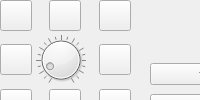
  <widget class="QDockWidget" name="stageDockWidget">
   <property name="windowTitle">
    <string>Stage</string>
   </property>
   <attribute name="dockWidgetArea">
    <number>1</number>
   </attribute>
   <widget class="QWidget" name="stageWidget">
    <widget class="QWidget" name="layoutWidget">
     <property name="geometry">
      <rect>
       <x>0</x>
       <y>0</y>
       <width>131</width>
       <height>152</height>
      </rect>
     </property>
     <layout class="QGridLayout" name="gridLayout_4">
      <property name="margin">
       <number>0</number>
      </property>
      <property name="spacing">
       <number>4</number>
      </property>
      <item row="0" column="0">
       <widget class="QToolButton" name="stageUpLeftToolButton">
        <property name="icon">
         <iconset resource="TrackerIcons.qrc">
          <normaloff>:/tracker/icons/misc/arrow-blue-rounded-upleft_32.png</normaloff>:/tracker/icons/misc/arrow-blue-rounded-upleft_32.png</iconset>
        </property>
        <property name="iconSize">
         <size>
          <width>24</width>
          <height>24</height>
         </size>
        </property>
        <property name="autoRepeat">
         <bool>true</bool>
        </property>
       </widget>
      </item>
      <item row="0" column="1">
       <layout class="QHBoxLayout" name="horizontalLayout_2">
        <item>
         <widget class="QToolButton" name="stageUpToolButton">
          <property name="icon">
           <iconset resource="TrackerIcons.qrc">
            <normaloff>:/tracker/icons/misc/arrow-blue-rounded-up_32.png</normaloff>:/tracker/icons/misc/arrow-blue-rounded-up_32.png</iconset>
          </property>
          <property name="iconSize">
           <size>
            <width>24</width>
            <height>24</height>
           </size>
          </property>
          <property name="autoRepeat">
           <bool>true</bool>
          </property>
         </widget>
        </item>
       </layout>
      </item>
      <item row="0" column="2">
       <widget class="QToolButton" name="stageUpRightToolButton">
        <property name="icon">
         <iconset resource="TrackerIcons.qrc">
          <normaloff>:/tracker/icons/misc/arrow-blue-rounded-upright_32.png</normaloff>:/tracker/icons/misc/arrow-blue-rounded-upright_32.png</iconset>
        </property>
        <property name="iconSize">
         <size>
          <width>24</width>
          <height>24</height>
         </size>
        </property>
        <property name="autoRepeat">
         <bool>true</bool>
        </property>
       </widget>
      </item>
      <item row="1" column="0">
       <widget class="QToolButton" name="stageLeftToolButton">
        <property name="icon">
         <iconset resource="TrackerIcons.qrc">
          <normaloff>:/tracker/icons/misc/arrow-blue-rounded-left_32.png</normaloff>:/tracker/icons/misc/arrow-blue-rounded-left_32.png</iconset>
        </property>
        <property name="iconSize">
         <size>
          <width>24</width>
          <height>24</height>
         </size>
        </property>
        <property name="autoRepeat">
         <bool>true</bool>
        </property>
       </widget>
      </item>
      <item row="1" column="1">
       <widget class="QDial" name="stageStepDial">
        <property name="sizePolicy">
         <sizepolicy hsizetype="Fixed" vsizetype="Fixed">
          <horstretch>0</horstretch>
          <verstretch>0</verstretch>
         </sizepolicy>
        </property>
        <property name="maximumSize">
         <size>
          <width>50</width>
          <height>50</height>
         </size>
        </property>
        <property name="toolTip">
         <string>Stage step size (logarithmic scale)</string>
        </property>
        <property name="maximum">
         <number>100</number>
        </property>
        <property name="value">
         <number>10</number>
        </property>
        <property name="notchTarget">
         <double>5.000000000000000</double>
        </property>
        <property name="notchesVisible">
         <bool>true</bool>
        </property>
       </widget>
      </item>
      <item row="1" column="2">
       <widget class="QToolButton" name="stageRightToolButton">
        <property name="icon">
         <iconset resource="TrackerIcons.qrc">
          <normaloff>:/tracker/icons/misc/arrow-blue-rounded-right_32.png</normaloff>:/tracker/icons/misc/arrow-blue-rounded-right_32.png</iconset>
        </property>
        <property name="iconSize">
         <size>
          <width>24</width>
          <height>24</height>
         </size>
        </property>
        <property name="autoRepeat">
         <bool>true</bool>
        </property>
       </widget>
      </item>
      <item row="1" column="3">
       <spacer name="horizontalSpacer">
        <property name="orientation">
         <enum>Qt::Horizontal</enum>
        </property>
        <property name="sizeHint" stdset="0">
         <size>
          <width>40</width>
          <height>20</height>
         </size>
        </property>
       </spacer>
      </item>
      <item row="2" column="0">
       <widget class="QToolButton" name="stageDownLeftToolButton">
        <property name="icon">
         <iconset resource="TrackerIcons.qrc">
          <normaloff>:/tracker/icons/misc/arrow-blue-rounded-downleft_32.png</normaloff>:/tracker/icons/misc/arrow-blue-rounded-downleft_32.png</iconset>
        </property>
        <property name="iconSize">
         <size>
          <width>24</width>
          <height>24</height>
         </size>
        </property>
        <property name="autoRepeat">
         <bool>true</bool>
        </property>
       </widget>
      </item>
      <item row="2" column="1">
       <layout class="QHBoxLayout" name="horizontalLayout">
        <item>
         <widget class="QToolButton" name="stageDownToolButton">
          <property name="icon">
           <iconset resource="TrackerIcons.qrc">
            <normaloff>:/tracker/icons/misc/arrow-blue-rounded-down_32.png</normaloff>:/tracker/icons/misc/arrow-blue-rounded-down_32.png</iconset>
          </property>
          <property name="iconSize">
           <size>
            <width>24</width>
            <height>24</height>
           </size>
          </property>
          <property name="autoRepeat">
           <bool>true</bool>
          </property>
         </widget>
        </item>
       </layout>
      </item>
      <item row="2" column="2">
       <widget class="QToolButton" name="stageDownRightToolButton">
        <property name="icon">
         <iconset resource="TrackerIcons.qrc">
          <normaloff>:/tracker/icons/misc/arrow-blue-rounded-downright_32.png</normaloff>:/tracker/icons/misc/arrow-blue-rounded-downright_32.png</iconset>
        </property>
        <property name="iconSize">
         <size>
          <width>24</width>
          <height>24</height>
         </size>
        </property>
        <property name="autoRepeat">
         <bool>true</bool>
        </property>
       </widget>
      </item>
      <item row="3" column="0">
       <widget class="QLabel" name="label_7">
        <property name="text">
         <string>Step:</string>
        </property>
       </widget>
      </item>
      <item row="3" column="1">
       <widget class="QSpinBox" name="stageStepBox">
        <property name="toolTip">
         <string>Stage step size</string>
        </property>
        <property name="minimum">
         <number>1</number>
        </property>
        <property name="maximum">
         <number>10000</number>
        </property>
       </widget>
      </item>
      <item row="4" column="1">
       <spacer name="stageVS_1">
        <property name="orientation">
         <enum>Qt::Vertical</enum>
        </property>
        <property name="sizeHint" stdset="0">
         <size>
          <width>20</width>
          <height>40</height>
         </size>
        </property>
       </spacer>
      </item>
     </layout>
    </widget>
    <widget class="QWidget" name="layoutWidget">
     <property name="geometry">
      <rect>
       <x>0</x>
       <y>170</y>
       <width>98</width>
       <height>301</height>
      </rect>
     </property>
     <layout class="QGridLayout" name="gridLayout_3">
      <item row="0" column="0">
       <widget class="QLabel" name="label_26">
        <property name="text">
         <string>X-Position</string>
        </property>
       </widget>
      </item>
      <item row="1" column="0">
       <widget class="QLCDNumber" name="lcdNumberXposition">
        <property name="smallDecimalPoint">
         <bool>true</bool>
        </property>
        <property name="digitCount">
         <number>6</number>
        </property>
       </widget>
      </item>
      <item row="2" column="0">
       <widget class="QLabel" name="label_27">
        <property name="text">
         <string>Y-Position</string>
        </property>
       </widget>
      </item>
      <item row="3" column="0">
       <widget class="QLCDNumber" name="lcdNumberYposition">
        <property name="smallDecimalPoint">
         <bool>true</bool>
        </property>
        <property name="digitCount">
         <number>6</number>
        </property>
       </widget>
      </item>
      <item row="4" column="0">
       <widget class="QLabel" name="label_28">
        <property name="text">
         <string>Z-Position</string>
        </property>
       </widget>
      </item>
      <item row="5" column="0">
       <widget class="QLCDNumber" name="lcdNumberZposition">
        <property name="smallDecimalPoint">
         <bool>true</bool>
        </property>
        <property name="digitCount">
         <number>6</number>
        </property>
       </widget>
      </item>
      <item row="6" column="0">
       <widget class="QLabel" name="moveInZDimensionLabel">
        <property name="text">
         <string>Move in Z dimension</string>
        </property>
       </widget>
      </item>
      <item row="7" column="0">
       <widget class="QDoubleSpinBox" name="ZmoveSpinBox">
        <property name="maximum">
         <double>100.000000000000000</double>
        </property>
        <property name="singleStep">
         <double>0.100000000000000</double>
        </property>
        <property name="value">
         <double>2.000000000000000</double>
        </property>
       </widget>
      </item>
      <item row="8" column="0">
       <widget class="QLabel" name="label_20">
        <property name="text">
         <string>in Microns</string>
        </property>
       </widget>
      </item>
      <item row="9" column="0">
       <widget class="QToolButton" name="ButtonMoveUp">
        <property name="toolTip">
         <string>Start/Stop Tracker [F9]</string>
        </property>
        <property name="icon">
         <iconset resource="TrackerIcons.qrc">
          <normaloff>:/tracker/icons/misc/up.png</normaloff>:/tracker/icons/misc/up.png</iconset>
        </property>
        <property name="iconSize">
         <size>
          <width>22</width>
          <height>22</height>
         </size>
        </property>
        <property name="shortcut">
         <string>F9</string>
        </property>
        <property name="checkable">
         <bool>true</bool>
        </property>
        <property name="arrowType">
         <enum>Qt::UpArrow</enum>
        </property>
       </widget>
      </item>
      <item row="10" column="0">
       <widget class="QToolButton" name="ButtonMoveDown">
        <property name="toolTip">
         <string>Start/Stop Tracker [F9]</string>
        </property>
        <property name="icon">
         <iconset resource="TrackerIcons.qrc">
          <normaloff>:/tracker/icons/misc/play_blue.png</normaloff>:/tracker/icons/misc/play_blue.png</iconset>
        </property>
        <property name="iconSize">
         <size>
          <width>22</width>
          <height>22</height>
         </size>
        </property>
        <property name="shortcut">
         <string>F9</string>
        </property>
        <property name="checkable">
         <bool>true</bool>
        </property>
        <property name="arrowType">
         <enum>Qt::DownArrow</enum>
        </property>
       </widget>
      </item>
     </layout>
    </widget>
    <widget class="QWidget" name="layoutWidget">
     <property name="geometry">
      <rect>
       <x>150</x>
       <y>130</y>
       <width>210</width>
       <height>195</height>
      </rect>
     </property>
     <layout class="QGridLayout" name="gridLayout_7">
      <item row="0" column="0">
       <widget class="QPushButton" name="toggleshutterButton">
        <property name="text">
         <string>Shutter</string>
        </property>
       </widget>
      </item>
      <item row="1" column="0">
       <spacer name="verticalSpacer">
        <property name="orientation">
         <enum>Qt::Vertical</enum>
        </property>
        <property name="sizeHint" stdset="0">
         <size>
          <width>20</width>
          <height>40</height>
         </size>
        </property>
       </spacer>
      </item>
      <item row="6" column="0">
       <widget class="QPushButton" name="secondCubeButton">
        <property name="text">
         <string>2</string>
        </property>
        <property name="shortcut">
         <string>2</string>
        </property>
       </widget>
      </item>
      <item row="8" column="0">
       <widget class="QPushButton" name="fourthCubeButton">
        <property name="text">
         <string>4</string>
        </property>
       </widget>
      </item>
      <item row="9" column="0">
       <widget class="QPushButton" name="fifthCubeButton">
        <property name="text">
         <string>5</string>
        </property>
       </widget>
      </item>
      <item row="2" column="0">
       <widget class="QLabel" name="label_18">
        <property name="text">
         <string>Filter cubes</string>
        </property>
       </widget>
      </item>
      <item row="3" column="0">
       <widget class="QPushButton" name="firstCubeButton">
        <property name="text">
         <string>1</string>
        </property>
        <property name="shortcut">
         <string>1</string>
        </property>
       </widget>
      </item>
      <item row="7" column="0">
       <widget class="QPushButton" name="thirdCubeButton">
        <property name="text">
         <string>3</string>
        </property>
        <property name="shortcut">
         <string>3</string>
        </property>
       </widget>
      </item>
      <item row="2" column="1">
       <widget class="QLabel" name="label_4">
        <property name="text">
         <string>Intensity</string>
        </property>
       </widget>
      </item>
      <item row="3" column="1">
       <widget class="QPushButton" name="increaseintensityButton">
        <property name="text">
         <string>+</string>
        </property>
       </widget>
      </item>
      <item row="6" column="1">
       <widget class="QPushButton" name="decreaseintensityButton">
        <property name="text">
         <string>-</string>
        </property>
       </widget>
      </item>
      <item row="8" column="1">
       <widget class="QPushButton" name="transmittedButton">
        <property name="text">
         <string>Transmitted</string>
        </property>
       </widget>
      </item>
      <item row="9" column="1">
       <widget class="QPushButton" name="incidentButton">
        <property name="text">
         <string>Incident</string>
        </property>
       </widget>
      </item>
      <item row="0" column="1">
       <widget class="QLabel" name="shutterLabel">
        <property name="frameShape">
         <enum>QFrame::Box</enum>
        </property>
        <property name="text">
         <string/>
        </property>
       </widget>
      </item>
      <item row="7" column="1">
       <widget class="QLabel" name="illuminationLabel">
        <property name="frameShape">
         <enum>QFrame::Box</enum>
        </property>
        <property name="text">
         <string/>
        </property>
       </widget>
      </item>
     </layout>
    </widget>
    <widget class="QWidget" name="layoutWidget_2">
     <property name="geometry">
      <rect>
       <x>100</x>
       <y>330</y>
       <width>98</width>
       <height>141</height>
      </rect>
     </property>
     <layout class="QGridLayout" name="gridLayout_6">
      <item row="1" column="0">
       <widget class="QDoubleSpinBox" name="ZmoveSpinBox_2">
        <property name="maximum">
         <double>100.000000000000000</double>
        </property>
        <property name="singleStep">
         <double>5.000000000000000</double>
        </property>
        <property name="value">
         <double>20.000000000000000</double>
        </property>
       </widget>
      </item>
      <item row="2" column="0">
       <widget class="QLabel" name="label_37">
        <property name="text">
         <string>in Microns</string>
        </property>
       </widget>
      </item>
      <item row="3" column="0">
       <widget class="QToolButton" name="ButtonMoveUp_2">
        <property name="toolTip">
         <string>Start/Stop Tracker [F9]</string>
        </property>
        <property name="icon">
         <iconset resource="TrackerIcons.qrc">
          <normaloff>:/tracker/icons/misc/up.png</normaloff>:/tracker/icons/misc/up.png</iconset>
        </property>
        <property name="iconSize">
         <size>
          <width>22</width>
          <height>22</height>
         </size>
        </property>
        <property name="shortcut">
         <string>F9</string>
        </property>
        <property name="checkable">
         <bool>true</bool>
        </property>
        <property name="arrowType">
         <enum>Qt::UpArrow</enum>
        </property>
       </widget>
      </item>
      <item row="4" column="0">
       <widget class="QToolButton" name="ButtonMoveDown_2">
        <property name="toolTip">
         <string>Start/Stop Tracker [F9]</string>
        </property>
        <property name="icon">
         <iconset resource="TrackerIcons.qrc">
          <normaloff>:/tracker/icons/misc/play_blue.png</normaloff>:/tracker/icons/misc/play_blue.png</iconset>
        </property>
        <property name="iconSize">
         <size>
          <width>22</width>
          <height>22</height>
         </size>
        </property>
        <property name="shortcut">
         <string>F9</string>
        </property>
        <property name="checkable">
         <bool>true</bool>
        </property>
        <property name="arrowType">
         <enum>Qt::DownArrow</enum>
        </property>
       </widget>
      </item>
      <item row="0" column="0">
       <widget class="QLabel" name="moveInZDimensionLabel_2">
        <property name="text">
         <string>Move in Z dimension</string>
        </property>
       </widget>
      </item>
     </layout>
    </widget>
    <widget class="QWidget" name="layoutWidget_3">
     <property name="geometry">
      <rect>
       <x>200</x>
       <y>330</y>
       <width>179</width>
       <height>141</height>
      </rect>
     </property>
     <layout class="QGridLayout" name="gridLayout_10">
      <item row="1" column="0">
       <widget class="QDoubleSpinBox" name="ZmoveSpinBox_3">
        <property name="maximum">
         <double>1000.000000000000000</double>
        </property>
        <property name="singleStep">
         <double>5.000000000000000</double>
        </property>
        <property name="value">
         <double>200.000000000000000</double>
        </property>
       </widget>
      </item>
      <item row="2" column="0">
       <widget class="QLabel" name="label_38">
        <property name="text">
         <string>in Microns</string>
        </property>
       </widget>
      </item>
      <item row="3" column="0">
       <widget class="QToolButton" name="ButtonMoveUp_3">
        <property name="toolTip">
         <string>Start/Stop Tracker [F9]</string>
        </property>
        <property name="icon">
         <iconset resource="TrackerIcons.qrc">
          <normaloff>:/tracker/icons/misc/up.png</normaloff>:/tracker/icons/misc/up.png</iconset>
        </property>
        <property name="iconSize">
         <size>
          <width>22</width>
          <height>22</height>
         </size>
        </property>
        <property name="shortcut">
         <string>F9</string>
        </property>
        <property name="checkable">
         <bool>true</bool>
        </property>
        <property name="arrowType">
         <enum>Qt::UpArrow</enum>
        </property>
       </widget>
      </item>
      <item row="4" column="0">
       <widget class="QToolButton" name="ButtonMoveDown_3">
        <property name="toolTip">
         <string>Start/Stop Tracker [F9]</string>
        </property>
        <property name="icon">
         <iconset resource="TrackerIcons.qrc">
          <normaloff>:/tracker/icons/misc/play_blue.png</normaloff>:/tracker/icons/misc/play_blue.png</iconset>
        </property>
        <property name="iconSize">
         <size>
          <width>22</width>
          <height>22</height>
         </size>
        </property>
        <property name="shortcut">
         <string>F9</string>
        </property>
        <property name="checkable">
         <bool>true</bool>
        </property>
        <property name="arrowType">
         <enum>Qt::DownArrow</enum>
        </property>
       </widget>
      </item>
      <item row="0" column="0">
       <widget class="QLabel" name="moveInZDimensionLabel_3">
        <property name="text">
         <string>Move in Z dimension</string>
        </property>
       </widget>
      </item>
      <item row="4" column="1">
       <widget class="QPushButton" name="stageGoHomeButton">
        <property name="text">
         <string>Go Home</string>
        </property>
       </widget>
      </item>
     </layout>
    </widget>
    <widget class="QPushButton" name="clearsafetyButton">
     <property name="geometry">
      <rect>
       <x>130</x>
       <y>480</y>
       <width>75</width>
       <height>23</height>
      </rect>
     </property>
     <property name="text">
      <string>clear safety</string>
     </property>
    </widget>
    <widget class="QLabel" name="safetyLabel">
     <property name="geometry">
      <rect>
       <x>210</x>
       <y>480</y>
       <width>61</width>
       <height>21</height>
      </rect>
     </property>
     <property name="text">
      <string>safety ON</string>
     </property>
    </widget>
    <widget class="QPushButton" name="haltallButton">
     <property name="geometry">
      <rect>
       <x>40</x>
       <y>480</y>
       <width>75</width>
       <height>23</height>
      </rect>
     </property>
     <property name="text">
      <string>STOP</string>
     </property>
    </widget>
    <widget class="QWidget" name="verticalLayoutWidget">
     <property name="geometry">
      <rect>
       <x>150</x>
       <y>60</y>
       <width>101</width>
       <height>60</height>
      </rect>
     </property>
     <layout class="QVBoxLayout" name="verticalLayout_2">
      <item>
       <widget class="QPushButton" name="decreaseCubeButton">
        <property name="text">
         <string>↑</string>
        </property>
       </widget>
      </item>
      <item>
       <widget class="QPushButton" name="increaseCubeButton">
        <property name="text">
         <string>↓</string>
        </property>
       </widget>
      </item>
     </layout>
    </widget>
   </widget>
  </widget>
